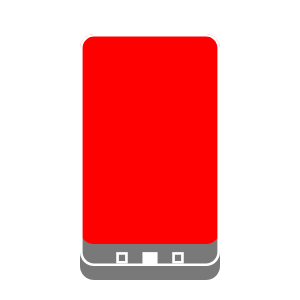
#> input picture test/goldens/frame_geometry.png, 300 x 300 px, found by its file name
$ python measure_golden.py
#> lines starting #> are read from the running program, lines starting #| are printed output that depends on the picture
"""Measure the golden rendered by test/frame_geometry_test.dart.

The poster area is pure red (255,0,0); the stroke is white. Any dark or
transparent run between them is a real layout gap.
"""

from PIL import Image

img = Image.open(
    r"D:\codex\Mova\test\goldens\frame_geometry.png"
).convert("RGB")
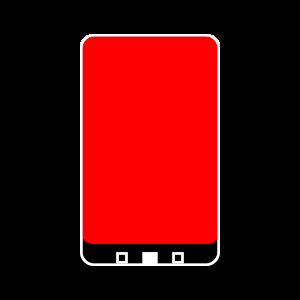
#> img: PIL image 300x300 RGB; mean R, G, B 85.3, 6.3, 6.3
w, h = img.size
#> w = 300; h = 300
buf = [f"size {w} {h}"]
#> buf = ['size 300 300']

# Find the poster rows: scan the middle of the red area.
for y in (60, 100, 140):
    row = []
    prev = None
    for x in range(w):
        c = img.getpixel((x, y))
        if prev is None or abs(sum(c) - sum(prev)) > 20:
            row.append((x, c))
            prev = c
    buf.append(f"--- y={y} transitions ---")
    for x, c in row[:12]:
        buf.append(f"  x={x:3d} rgb={c}")
#> after the loop, buf = 25 items, first 6: 'size 300 300', '--- y=60 transitions ---', '  x=  0 rgb=(0, 0, 0)', '  x= 80 rgb=(255, 255, 255)', '  x= 82 rgb=(255, 153, 153)', '  x= 83 rgb=(255, 0, 0)'

# Width of the white stroke band on the left edge at mid height.
y = 100
white = [x for x in range(w) if img.getpixel((x, y)) == (255, 255, 255)]
#> white = [80, 81, 218, 219]
if white:
    buf.append(f"white pixels at y={y}: x {min(white)}..{max(white)} "
               f"count={len(white)}")
red = [x for x in range(w) if img.getpixel((x, y)) == (255, 0, 0)]
#> red = 134 values from 83 to 216
if red:
    buf.append(f"red pixels at y={y}: x {min(red)}..{max(red)} "
               f"count={len(red)}")
    buf.append(f"GAP between stroke inner edge and poster = "
               f"{min(red) - max(white) - 1}px")

with open(r"D:\codex\Mova\golden_report.txt", "w", encoding="utf-8") as f:
    f.write("\n".join(buf))
